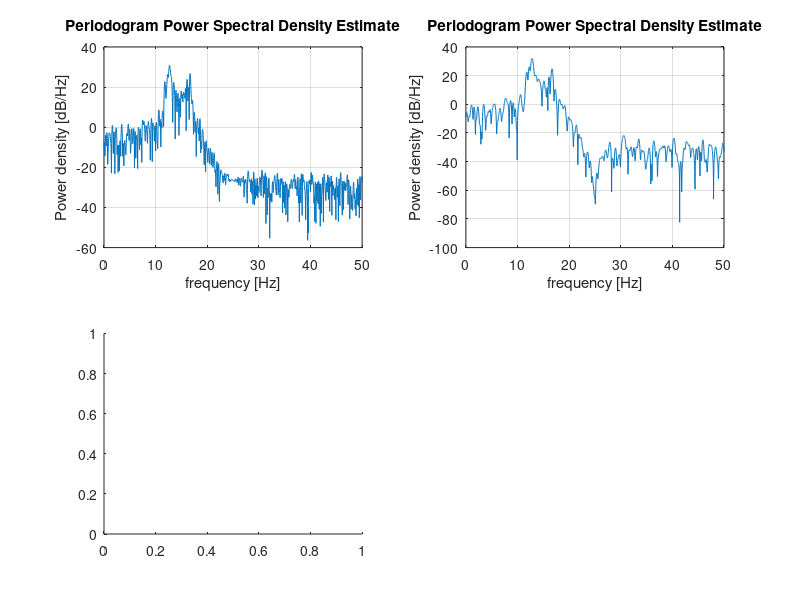

MATLAB code to generate this figure: (Note: this script raises an error after producing the figure.)
e = randn(500,1);

A=[1 -2.39 3.35 -2.34 0.96];
C=[1 0 1];
x = filter(C, A, e);

fs = 100; 
NFFT = 4096;

n = 10; 
L = round(length(e)/(n+1));

subplot(221);
NFFT = 4096;
periodogram(x,[],NFFT,fs);

subplot(222);
periodogram(x,hanning(500),NFFT,fs);

subplot(223);
pwelch(x,hanning(L),round(L/2),NFFT,fs);

sum = 0;
iters = 1
for i=1:iters
    e = randn(500,1);
    Rhate=periodogram(e,[],NFFT);
    Rhatew=pwelch(e,hanning(L),round(L/2),NFFT);
    sum = sum + var(Rhate)/var(Rhatew);
end 
% sum / iters
% estimate: 23.1789

